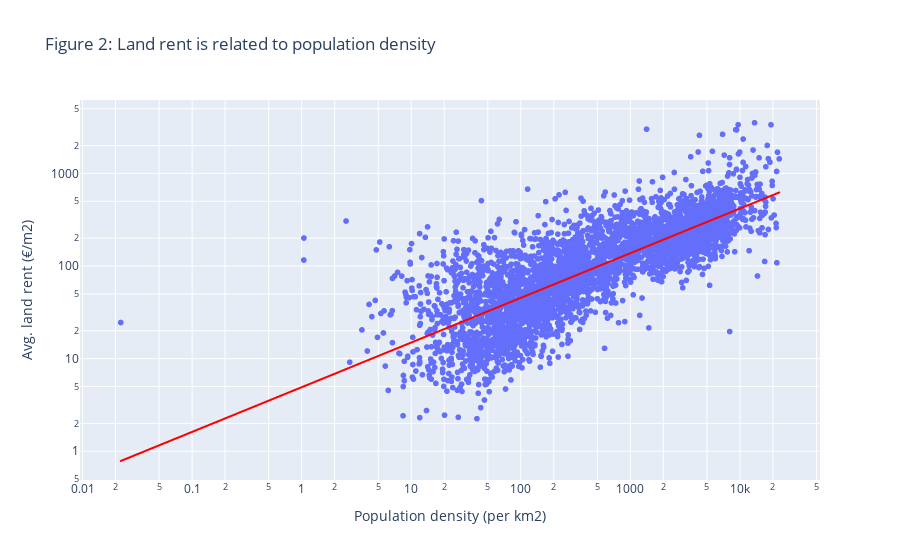
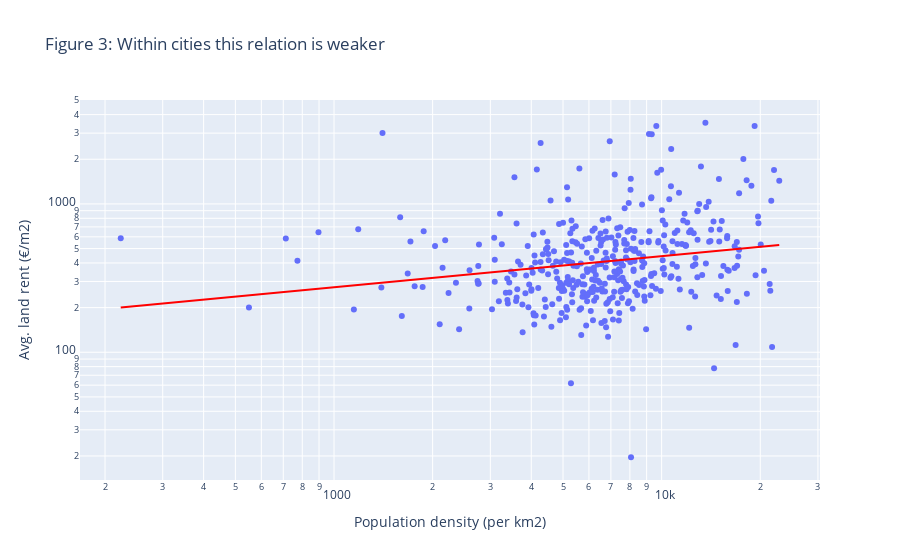

Write notebook code for charts like these, in order.
### Code cell
plot_relation(data, 'pop_density', 'Figure 3: Land rent is related to population density')
plot_relation(data[data['STED'] == 1], 'pop_density', 'Figure 4: Within cities this relation is weaker')

### Figure 1 — Plotly figure (JSON) as saved in the notebook; plotly's stock layout.template omitted (floating-point values rounded to 4 significant figures; data arrays with more than 128 entries replaced by an {"elided": "..."} marker saying what was removed)
{"data": [{"hovertemplate": "Population density (per km2)=%{x}<br>Avg. land rent (€/m2)=%{y}<extra></extra>", "legendgroup": "", "marker": {"color": "#636efa", "symbol": "circle"}, "mode": "markers", "name": "", "showlegend": false, "type": "scattergl", "x": {"elided": "3878 float values"}, "xaxis": "x", "y": {"elided": "3878 float values"}, "yaxis": "y"}, {"hovertemplate": "<b>OLS trendline</b><br>log10(p_m2_FE) = 0.482423 * log10(pop_density) + 0.691404<br>R<sup>2</sup>=0.619138<br><br>Population density (per km2)=%{x}<br>Avg. land rent (€/m2)=%{y} <b>(trend)</b><extra></extra>", "legendgroup": "", "line": {"color": "red"}, "marker": {"color": "#636efa", "symbol": "circle"}, "mode": "lines", "name": "", "showlegend": false, "type": "scattergl", "x": {"elided": "3878 float values"}, "xaxis": "x", "y": {"elided": "3878 float values"}, "yaxis": "y"}], "layout": {"legend": {"tracegroupgap": 0}, "title": {"text": "Figure 2: Land rent is related to population density"}, "xaxis": {"anchor": "y", "domain": [0, 1], "title": {"text": "Population density (per km2)"}, "type": "log"}, "yaxis": {"anchor": "x", "domain": [0, 1], "title": {"text": "Avg. land rent (€/m2)"}, "type": "log"}}}

### Figure 2 — Plotly figure (JSON) as saved in the notebook; plotly's stock layout.template omitted (floating-point values rounded to 4 significant figures; data arrays with more than 128 entries replaced by an {"elided": "..."} marker saying what was removed)
{"data": [{"hovertemplate": "Population density (per km2)=%{x}<br>Avg. land rent (€/m2)=%{y}<extra></extra>", "legendgroup": "", "marker": {"color": "#636efa", "symbol": "circle"}, "mode": "markers", "name": "", "orientation": "v", "showlegend": false, "type": "scatter", "x": {"elided": "408 float values"}, "xaxis": "x", "y": {"elided": "408 float values"}, "yaxis": "y"}, {"hovertemplate": "<b>OLS trendline</b><br>log10(p_m2_FE) = 0.209478 * log10(pop_density) + 1.80943<br>R<sup>2</sup>=0.039025<br><br>Population density (per km2)=%{x}<br>Avg. land rent (€/m2)=%{y} <b>(trend)</b><extra></extra>", "legendgroup": "", "line": {"color": "red"}, "marker": {"color": "#636efa", "symbol": "circle"}, "mode": "lines", "name": "", "showlegend": false, "type": "scatter", "x": {"elided": "408 float values"}, "xaxis": "x", "y": {"elided": "408 float values"}, "yaxis": "y"}], "layout": {"legend": {"tracegroupgap": 0}, "title": {"text": "Figure 3: Within cities this relation is weaker"}, "xaxis": {"anchor": "y", "domain": [0, 1], "title": {"text": "Population density (per km2)"}, "type": "log"}, "yaxis": {"anchor": "x", "domain": [0, 1], "title": {"text": "Avg. land rent (€/m2)"}, "type": "log"}}}
